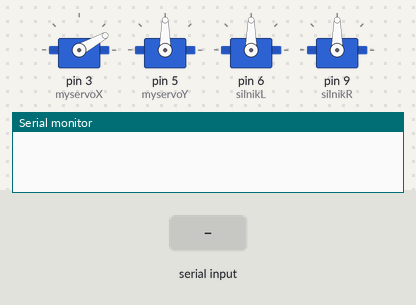
This sketch was run on a simulated Arduino Uno, built with avr-gcc and run on an emulated ATmega328P. On the bench: 4 × servo, the last lines printed to the serial monitor. The test bench sets the inputs (shaded band).

Above: at 1.25 s.
1.3 s: "90,45\n" received over Serial
At 1.95 s:
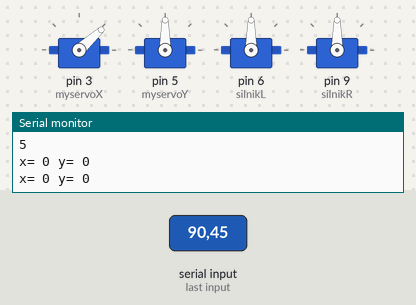
4.3 s: "c90\n" received over Serial
At 4.45 s:
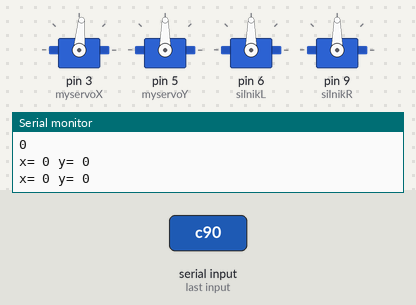
7.3 s: "a90\n" received over Serial
At 10.1 s:
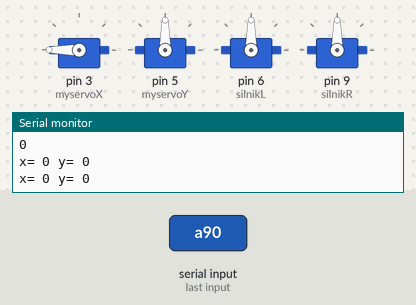
Timing chart, 0 to 11.6 s (numbered marks = the images above; inputs shaded):
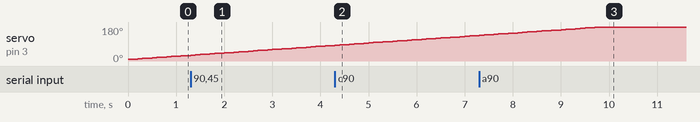

The sketch:

sketch_jan11a.ino
```cpp
#include <Servo.h>
#include <PID_v1.h>
#include <stdio.h>

//silniki i serwa
  Servo myservoX;
  Servo myservoY;
  Servo silnikL;
  Servo silnikR;

//aktualna pozycja
  int x;
  int y;

  char msg;
  String c = "";
  String x_char = "";
  String y_char = "";
  String header = "";
  char nextChar = 0;

//PID
  double SetpointX, InputX, OutputX;
  PID myPIDx(&InputX, &OutputX, &SetpointX,0.02,0.05,0.001, DIRECT);

void setup()
{
  // put your setup code here, to run once:


  myservoX.attach(3);
  myservoY.attach(5);
  silnikL.attach(6);
  silnikR.attach(9);

//punkt pracy itp
  //InputX = analogRead(0);
  SetpointX = 350;

  myPIDx.SetMode(AUTOMATIC);


  Serial.begin(115200);

}

void loop()
{
  // put your main code here, to run repeatedly:


  if (Serial.available())
  {
    odczyt(Serial.read());
    Serial.print("x= ");
    Serial.print(x);
    Serial.print(" y= ");
    Serial.println(y);
  }

  InputX = x;
  myPIDx.Compute();
  myservoX.write(OutputX);
}


void odczyt(char msg)
{
               // read a byte, then
        Serial.println(msg);
        //Serial.println(c);
        header += msg;
        if(msg=='c'){
         bool startX=false;
         bool startY=false;


          for(int i=0;i<header.length();i++)
          {
             if(header[i]=='a')
             {
                startX=true;
                i++;
             }
             else if(header[i]=='b')
             {
                startX=false;
                startY=true;
                i++;
             }

              else if(header[i]=='c')
             {
                header="";
                break;
             }

              if(startX){
                x_char+=header[i];
              }
              else if(startY){
                y_char+=header[i];
              }


          }


         x=x_char.toInt();
         y=y_char.toInt();

          x_char="";
          y_char="";

        }
}
```
